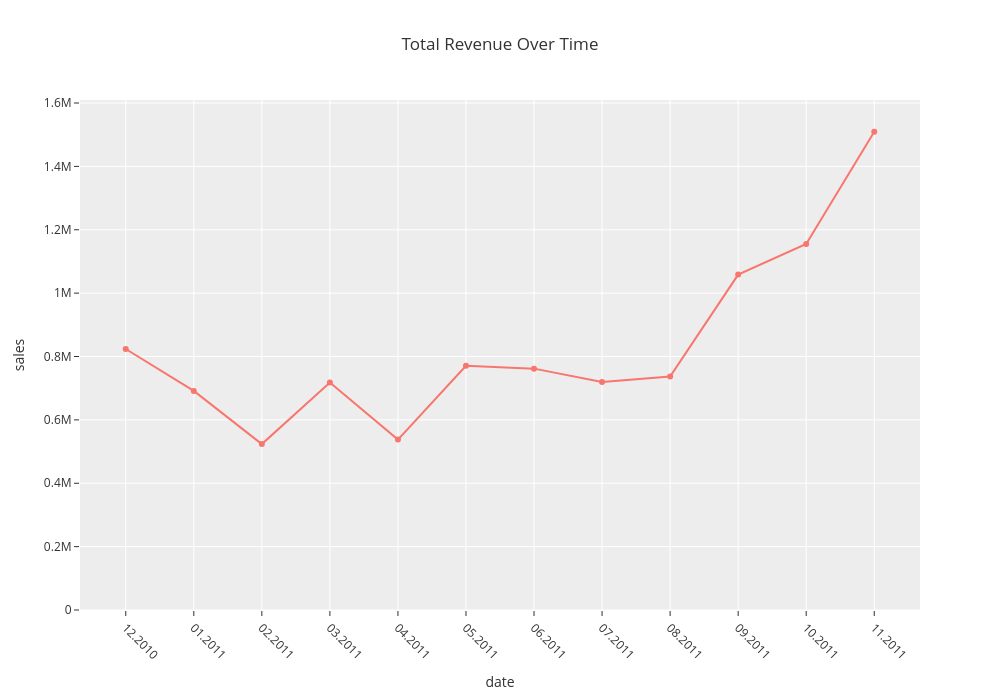

The notebook cell this image was saved under:
### Code cell
fig = go.Figure()

fig.add_trace(go.Scatter(
    x=[x.strftime('%m.%Y') for x in monthly_revenues_df.index],
    y=monthly_revenues_df.values,
    mode='lines+markers',
    name='sales'
))

fig.update_layout(
    title='Total Revenue Over Time',
    xaxis_title='date',
    yaxis_title='sales',
    xaxis=dict(tickangle=45),
    yaxis=dict(range=[0, monthly_revenues_df.max() + 100000]),
    width=1000,
    height=700,
    template='ggplot2'
)

fig.show()

### Figure 1 — Plotly figure (JSON) as saved in the notebook; plotly's stock layout.template omitted (floating-point values rounded to 4 significant figures)
{"data": [{"mode": "lines+markers", "name": "sales", "type": "scatter", "x": ["12.2010", "01.2011", "02.2011", "03.2011", "04.2011", "05.2011", "06.2011", "07.2011", "08.2011", "09.2011", "10.2011", "11.2011"], "y": [823700.0, 691400.0, 523600.0, 717600.0, 537800.0, 770500.0, 761700.0, 719200.0, 737000.0, 1059000.0, 1155000.0, 1509000.0]}], "layout": {"height": 700, "title": {"text": "Total Revenue Over Time"}, "width": 1000, "xaxis": {"tickangle": 45, "title": {"text": "date"}}, "yaxis": {"range": [0, 1609000.0], "title": {"text": "sales"}}}}
